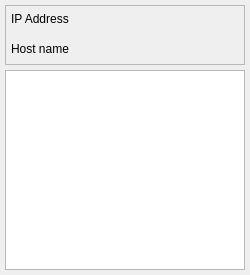
<?xml version="1.0" encoding="UTF-8"?>
<ui version="4.0">
 <class>PtngHostWidget</class>
 <widget class="QWidget" name="PtngHostWidget">
  <property name="geometry">
   <rect>
    <x>0</x>
    <y>0</y>
    <width>250</width>
    <height>275</height>
   </rect>
  </property>
  <property name="minimumSize">
   <size>
    <width>50</width>
    <height>10</height>
   </size>
  </property>
  <property name="windowTitle">
   <string>PtngHostWidget</string>
  </property>
  <layout class="QGridLayout" name="gridLayoutMain">
   <property name="leftMargin">
    <number>5</number>
   </property>
   <property name="topMargin">
    <number>5</number>
   </property>
   <property name="rightMargin">
    <number>5</number>
   </property>
   <property name="bottomMargin">
    <number>5</number>
   </property>
   <property name="spacing">
    <number>5</number>
   </property>
   <item row="0" column="0">
    <widget class="QFrame" name="frameId">
     <property name="minimumSize">
      <size>
       <width>240</width>
       <height>60</height>
      </size>
     </property>
     <property name="maximumSize">
      <size>
       <width>16777215</width>
       <height>60</height>
      </size>
     </property>
     <property name="frameShape">
      <enum>QFrame::StyledPanel</enum>
     </property>
     <property name="frameShadow">
      <enum>QFrame::Raised</enum>
     </property>
     <layout class="QGridLayout" name="gridLayoutIdFrame">
      <property name="leftMargin">
       <number>5</number>
      </property>
      <property name="topMargin">
       <number>0</number>
      </property>
      <property name="rightMargin">
       <number>5</number>
      </property>
      <property name="bottomMargin">
       <number>0</number>
      </property>
      <property name="spacing">
       <number>5</number>
      </property>
      <item row="1" column="0">
       <widget class="QLabel" name="labelHostname">
        <property name="text">
         <string>Host name</string>
        </property>
       </widget>
      </item>
      <item row="0" column="2">
       <widget class="QLabel" name="labelImageStatus">
        <property name="minimumSize">
         <size>
          <width>24</width>
          <height>24</height>
         </size>
        </property>
        <property name="maximumSize">
         <size>
          <width>24</width>
          <height>24</height>
         </size>
        </property>
        <property name="text">
         <string/>
        </property>
        <property name="pixmap">
         <pixmap resource="../res/icons.qrc">:/node_active_01.png</pixmap>
        </property>
        <property name="scaledContents">
         <bool>true</bool>
        </property>
       </widget>
      </item>
      <item row="1" column="2">
       <widget class="QLabel" name="labelImageHostType">
        <property name="minimumSize">
         <size>
          <width>16</width>
          <height>16</height>
         </size>
        </property>
        <property name="maximumSize">
         <size>
          <width>24</width>
          <height>24</height>
         </size>
        </property>
        <property name="text">
         <string/>
        </property>
        <property name="pixmap">
         <pixmap resource="../res/icons.qrc">:/computer_01.png</pixmap>
        </property>
        <property name="scaledContents">
         <bool>true</bool>
        </property>
       </widget>
      </item>
      <item row="0" column="0">
       <widget class="QLabel" name="labelIPAddress">
        <property name="text">
         <string>IP Address</string>
        </property>
       </widget>
      </item>
     </layout>
    </widget>
   </item>
   <item row="1" column="0">
    <widget class="QTreeView" name="treeViewDetail">
     <property name="minimumSize">
      <size>
       <width>240</width>
       <height>200</height>
      </size>
     </property>
     <attribute name="headerVisible">
      <bool>false</bool>
     </attribute>
    </widget>
   </item>
  </layout>
 </widget>
 <resources>
  <include location="../res/icons.qrc"/>
 </resources>
 <connections/>
</ui>
